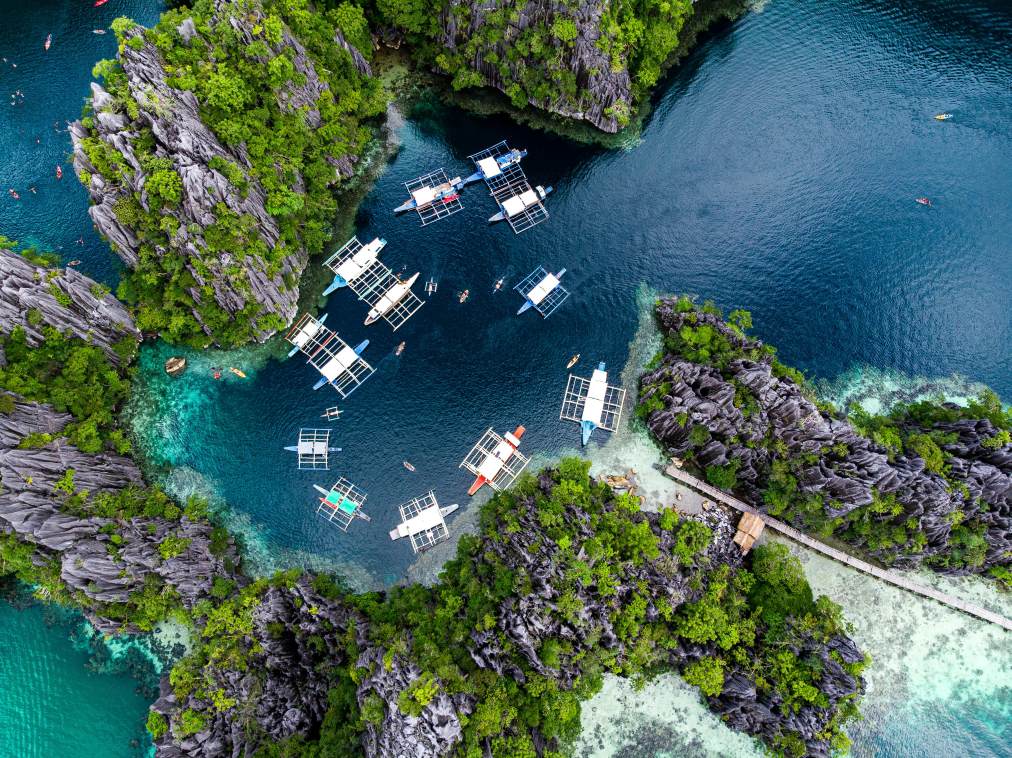
#> input picture Photos/pexels-ferdie-drone-297619-13874296.jpg, 4048 x 3032 px (shown at 1/4 size)
$ python blurring.py
#> lines starting #> are read from the running program, lines starting #| are printed output that depends on the picture
# For smoothing and denoising we use blurring
# kernal is a window which has rows and columns and it moves through out photo for blurring
import cv2 as cv
img=cv.imread('Photos/pexels-ferdie-drone-297619-13874296.jpg')
#> img is the input picture: shape (3032, 4048, 3); mean B, G, R 93, 100.7, 71.3
resized_img=cv.resize(img,(600,400),interpolation=cv.INTER_AREA)
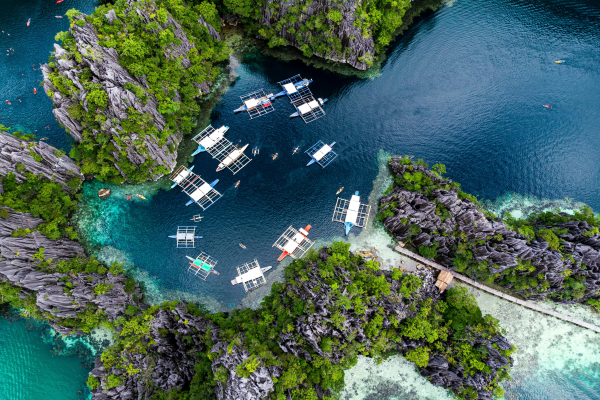
#> resized_img: shape (400, 600, 3); mean B, G, R 93, 100.7, 71.3
# Average blurring
average=cv.blur(resized_img,(11,11))
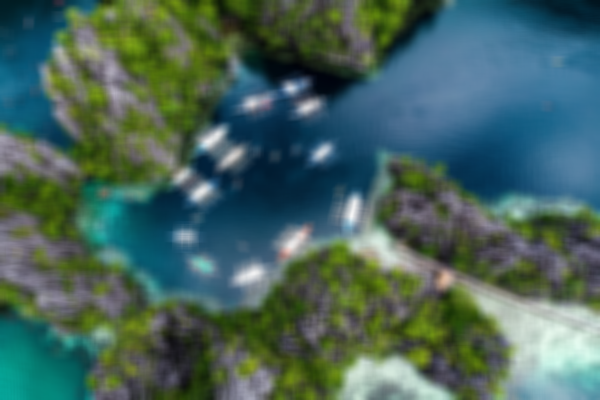
#> average: shape (400, 600, 3); mean B, G, R 93, 100.7, 71.3
cv.imshow('Average blur',average)
cv.waitKey(0)

# Gaussian blur (less than average blur)
gauss=cv.GaussianBlur(resized_img,(11,11),0)
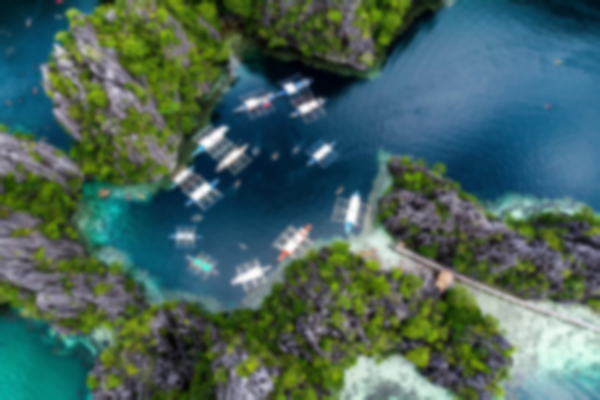
#> gauss: shape (400, 600, 3); mean B, G, R 93, 100.7, 71.3
#sigmaX value(0.5/1)=sharp gaussian curve. Tight less blur
#sigmaX value(5/10)=wide gaussian curve. Heavy smooth blur
cv.imshow('Gaussian blur',gauss)
cv.waitKey(0)

# Median blur
median=cv.medianBlur(resized_img,11) # It will automatically assume kernal is 3*3
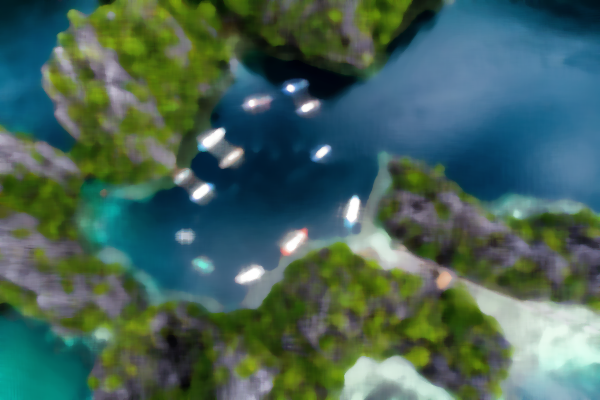
#> median: shape (400, 600, 3); mean B, G, R 90.1, 100, 69.6
cv.imshow('Median blur',median)
cv.waitKey(0)

#Bilateral blur
# used in advance CV it will blur retaining edges
bilateral=cv.bilateralFilter(resized_img,15,35,25)
cv.imshow('Bilateral',bilateral)
cv.waitKey(0)

$ run again, with Photos/pexels-dana-tentis-118658-691114.jpg copied over Photos/pexels-ferdie-drone-297619-13874296.jpg
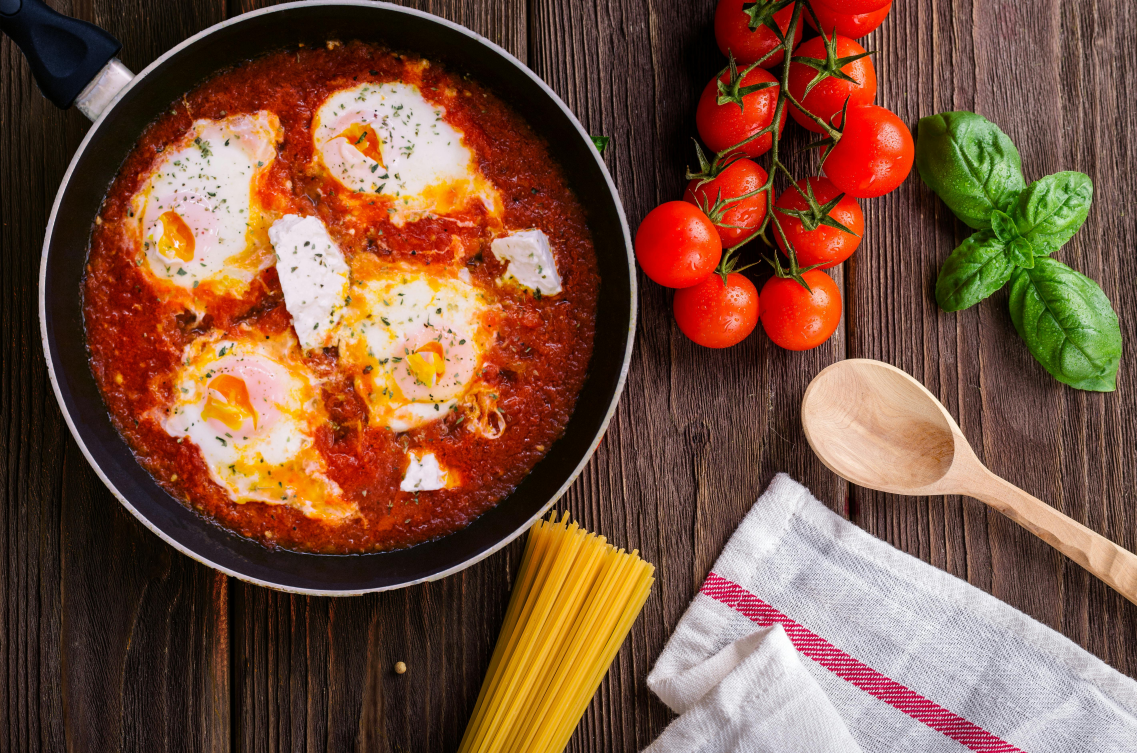
#> input picture Photos/pexels-dana-tentis-118658-691114.jpg, 5685 x 3765 px (shown at 1/5 size)
#> img is the input picture: shape (3765, 5685, 3); mean B, G, R 61.7, 82.4, 122.2
#> `gauss=cv.GaussianBlur(resized_img,(11,11),0)`:
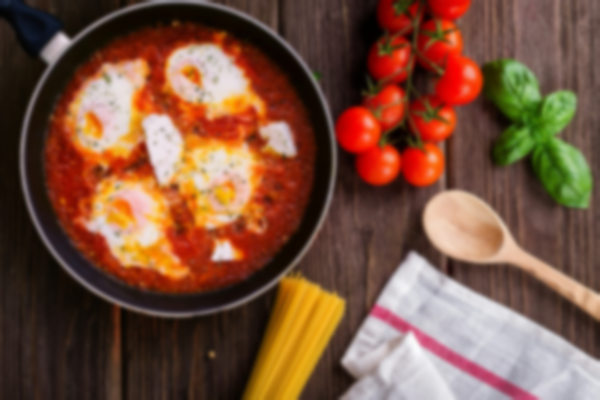
#> gauss: shape (400, 600, 3); mean B, G, R 61.7, 82.4, 122.2
#> `median=cv.medianBlur(resized_img,11)`:
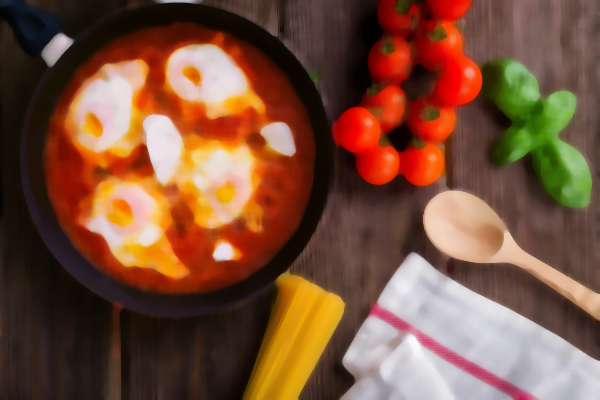
#> median: shape (400, 600, 3); mean B, G, R 58.1, 80.2, 121.5
